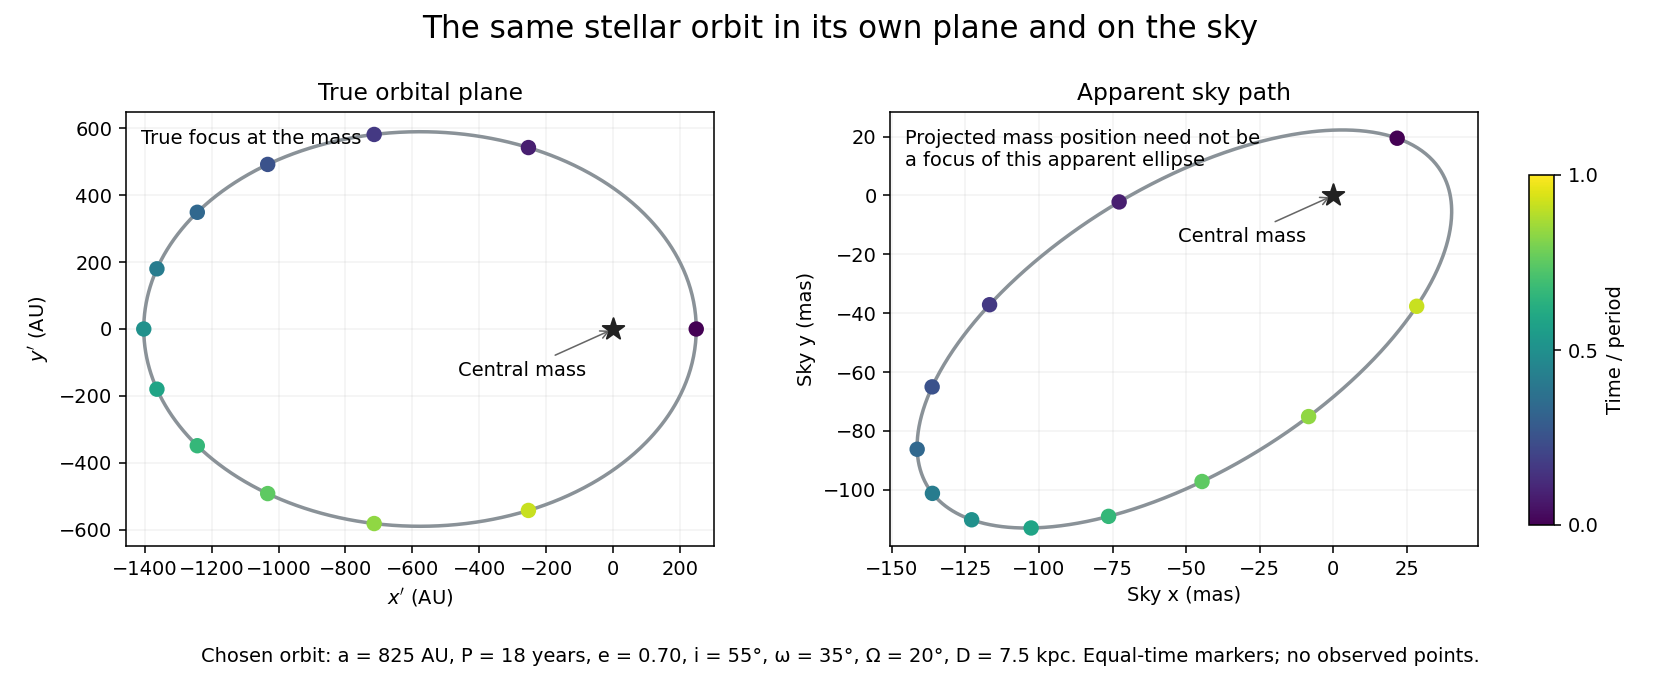

This chart was generated by the following Python code:
"""Original chosen orbit, not observed S2 astrometry."""
from pathlib import Path
import numpy as np
import matplotlib.pyplot as plt

def orbit(phase):
    M=2*np.pi*np.asarray(phase);E=M.copy()
    for _ in range(20):E-=(E-.7*np.sin(E)-M)/(1-.7*np.cos(E))
    plane=825*np.array([np.cos(E)-.7,np.sqrt(1-.7**2)*np.sin(E),np.zeros_like(E)])
    i,w,O=np.deg2rad([55,35,20])
    rz=lambda a:np.array([[np.cos(a),-np.sin(a),0],[np.sin(a),np.cos(a),0],[0,0,1]])
    rx=np.array([[1,0,0],[0,np.cos(i),-np.sin(i)],[0,np.sin(i),np.cos(i)]])
    sky=(rz(O)@rx@rz(w))@plane
    return plane,sky/7.5  # AU at 7.5 kpc -> mas in the small-angle model.
phase=np.linspace(0,1,1201);plane,sky=orbit(phase)
marks=np.arange(12)/12;mp,ms=orbit(marks)
fig,axs=plt.subplots(1,2,figsize=(12,5),dpi=140,facecolor='white')
for ax,xy,pts,title,xlabel,ylabel in zip(axs,[plane,sky],[mp,ms],['True orbital plane','Apparent sky path'],[r"$x'$ (AU)",'Sky x (mas)'],[r"$y'$ (AU)",'Sky y (mas)']):
    ax.plot(xy[0],xy[1],color='#8a9298',lw=1.8)
    points=ax.scatter(pts[0],pts[1],c=marks,cmap='viridis',vmin=0,vmax=1,s=48,zorder=4)
    ax.scatter([0],[0],marker='*',s=135,color='#222',zorder=5)
    ax.annotate('Central mass',(0,0),xytext=(-80,-24),textcoords='offset points',fontsize=10,arrowprops=dict(arrowstyle='->',lw=.8,color='#666'))
    ax.set(title=title,xlabel=xlabel,ylabel=ylabel);ax.set_aspect('equal',adjustable='datalim');ax.grid(alpha=.16)
axs[0].text(.025,.96,'True focus at the mass',transform=axs[0].transAxes,va='top',fontsize=10)
axs[1].text(.025,.96,'Projected mass position need not be\na focus of this apparent ellipse',transform=axs[1].transAxes,va='top',fontsize=10)
fig.suptitle('The same stellar orbit in its own plane and on the sky',fontsize=16,y=.98)
fig.subplots_adjust(left=.075,right=.88,top=.84,bottom=.22,wspace=.30)
cax=fig.add_axes([.91,.25,.015,.50]);cbar=fig.colorbar(points,cax=cax);cbar.set_label('Time / period');cbar.set_ticks([0,.5,1])
fig.text(.5,.055,'Chosen orbit: a = 825 AU, P = 18 years, e = 0.70, i = 55°, ω = 35°, Ω = 20°, D = 7.5 kpc. Equal-time markers; no observed points.',ha='center',fontsize=10)
fig.savefig(Path.cwd()/Path(__file__).with_suffix('.png').name,facecolor='white')
